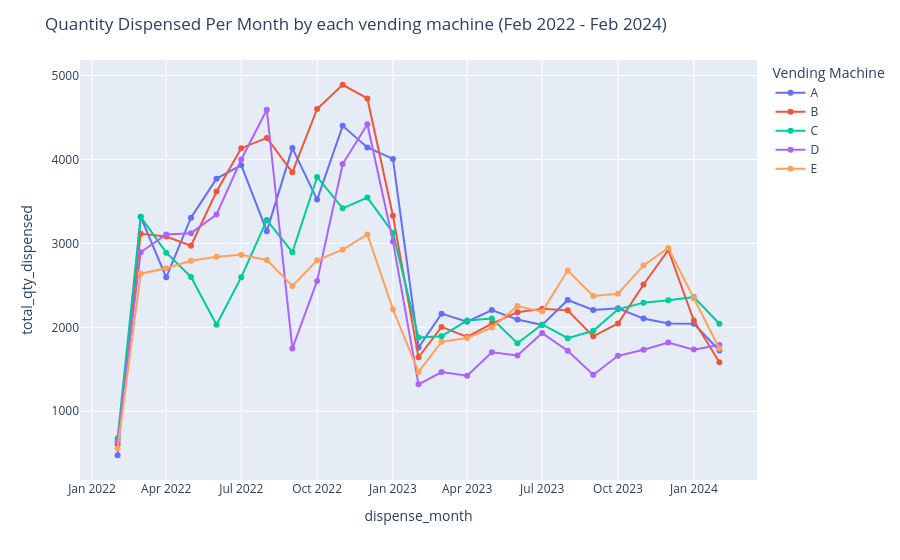

The code cell stored with this chart in its notebook:
### Code cell
# Line plot of Total Quantity Dispensed Per Month by each vending machine
import plotly.express as px

df = pd.concat([vminv_2022_df, vminv_2023_df, vminv_2024_df])
fig = px.line(
    df,
    x=df.index,
    y="total_qty_dispensed",
    color="device_id",
    markers=True
)
fig.update_layout(title="Quantity Dispensed Per Month by each vending machine\n(Feb 2022 - Feb 2024)",
                  legend_title_text="Vending Machine")
fig.show()

### Figure 1 — Plotly figure (JSON) as saved in the notebook; plotly's stock layout.template omitted (floating-point values rounded to 4 significant figures)
{"data": [{"hovertemplate": "device_id=A<br>dispense_month=%{x}<br>total_qty_dispensed=%{y}<extra></extra>", "legendgroup": "A", "line": {"color": "#636efa", "dash": "solid"}, "marker": {"symbol": "circle"}, "mode": "lines+markers", "name": "A", "orientation": "v", "showlegend": true, "type": "scatter", "x": ["2022-02-01T00:00:00", "2022-03-01T00:00:00", "2022-04-01T00:00:00", "2022-05-01T00:00:00", "2022-06-01T00:00:00", "2022-07-01T00:00:00", "2022-08-01T00:00:00", "2022-09-01T00:00:00", "2022-10-01T00:00:00", "2022-11-01T00:00:00", "2022-12-01T00:00:00", "2023-01-01T00:00:00", "2023-02-01T00:00:00", "2023-03-01T00:00:00", "2023-04-01T00:00:00", "2023-05-01T00:00:00", "2023-06-01T00:00:00", "2023-07-01T00:00:00", "2023-08-01T00:00:00", "2023-09-01T00:00:00", "2023-10-01T00:00:00", "2023-11-01T00:00:00", "2023-12-01T00:00:00", "2024-01-01T00:00:00", "2024-02-01T00:00:00"], "xaxis": "x", "y": [475, 3317, 2596, 3306, 3772, 3932, 3146, 4136, 3522, 4401, 4143, 4007, 1760, 2163, 2066, 2205, 2092, 2028, 2326, 2207, 2226, 2104, 2045, 2042, 1724], "yaxis": "y"}, {"hovertemplate": "device_id=B<br>dispense_month=%{x}<br>total_qty_dispensed=%{y}<extra></extra>", "legendgroup": "B", "line": {"color": "#EF553B", "dash": "solid"}, "marker": {"symbol": "circle"}, "mode": "lines+markers", "name": "B", "orientation": "v", "showlegend": true, "type": "scatter", "x": ["2022-02-01T00:00:00", "2022-03-01T00:00:00", "2022-04-01T00:00:00", "2022-05-01T00:00:00", "2022-06-01T00:00:00", "2022-07-01T00:00:00", "2022-08-01T00:00:00", "2022-09-01T00:00:00", "2022-10-01T00:00:00", "2022-11-01T00:00:00", "2022-12-01T00:00:00", "2023-01-01T00:00:00", "2023-02-01T00:00:00", "2023-03-01T00:00:00", "2023-04-01T00:00:00", "2023-05-01T00:00:00", "2023-06-01T00:00:00", "2023-07-01T00:00:00", "2023-08-01T00:00:00", "2023-09-01T00:00:00", "2023-10-01T00:00:00", "2023-11-01T00:00:00", "2023-12-01T00:00:00", "2024-01-01T00:00:00", "2024-02-01T00:00:00"], "xaxis": "x", "y": [603, 3115, 3083, 2972, 3619, 4135, 4257, 3847, 4602, 4891, 4728, 3330, 1643, 2005, 1886, 2045, 2180, 2221, 2202, 1892, 2046, 2510, 2921, 2081, 1583], "yaxis": "y"}, {"hovertemplate": "device_id=C<br>dispense_month=%{x}<br>total_qty_dispensed=%{y}<extra></extra>", "legendgroup": "C", "line": {"color": "#00cc96", "dash": "solid"}, "marker": {"symbol": "circle"}, "mode": "lines+markers", "name": "C", "orientation": "v", "showlegend": true, "type": "scatter", "x": ["2022-02-01T00:00:00", "2022-03-01T00:00:00", "2022-04-01T00:00:00", "2022-05-01T00:00:00", "2022-06-01T00:00:00", "2022-07-01T00:00:00", "2022-08-01T00:00:00", "2022-09-01T00:00:00", "2022-10-01T00:00:00", "2022-11-01T00:00:00", "2022-12-01T00:00:00", "2023-01-01T00:00:00", "2023-02-01T00:00:00", "2023-03-01T00:00:00", "2023-04-01T00:00:00", "2023-05-01T00:00:00", "2023-06-01T00:00:00", "2023-07-01T00:00:00", "2023-08-01T00:00:00", "2023-09-01T00:00:00", "2023-10-01T00:00:00", "2023-11-01T00:00:00", "2023-12-01T00:00:00", "2024-01-01T00:00:00", "2024-02-01T00:00:00"], "xaxis": "x", "y": [677, 3317, 2890, 2600, 2031, 2598, 3278, 2895, 3792, 3418, 3546, 3127, 1877, 1894, 2082, 2105, 1810, 2034, 1870, 1959, 2214, 2294, 2323, 2360, 2043], "yaxis": "y"}, {"hovertemplate": "device_id=D<br>dispense_month=%{x}<br>total_qty_dispensed=%{y}<extra></extra>", "legendgroup": "D", "line": {"color": "#ab63fa", "dash": "solid"}, "marker": {"symbol": "circle"}, "mode": "lines+markers", "name": "D", "orientation": "v", "showlegend": true, "type": "scatter", "x": ["2022-02-01T00:00:00", "2022-03-01T00:00:00", "2022-04-01T00:00:00", "2022-05-01T00:00:00", "2022-06-01T00:00:00", "2022-07-01T00:00:00", "2022-08-01T00:00:00", "2022-09-01T00:00:00", "2022-10-01T00:00:00", "2022-11-01T00:00:00", "2022-12-01T00:00:00", "2023-01-01T00:00:00", "2023-02-01T00:00:00", "2023-03-01T00:00:00", "2023-04-01T00:00:00", "2023-05-01T00:00:00", "2023-06-01T00:00:00", "2023-07-01T00:00:00", "2023-08-01T00:00:00", "2023-09-01T00:00:00", "2023-10-01T00:00:00", "2023-11-01T00:00:00", "2023-12-01T00:00:00", "2024-01-01T00:00:00", "2024-02-01T00:00:00"], "xaxis": "x", "y": [638, 2895, 3106, 3122, 3345, 4001, 4593, 1748, 2552, 3946, 4420, 3024, 1320, 1467, 1424, 1702, 1665, 1931, 1721, 1434, 1660, 1733, 1818, 1734, 1789], "yaxis": "y"}, {"hovertemplate": "device_id=E<br>dispense_month=%{x}<br>total_qty_dispensed=%{y}<extra></extra>", "legendgroup": "E", "line": {"color": "#FFA15A", "dash": "solid"}, "marker": {"symbol": "circle"}, "mode": "lines+markers", "name": "E", "orientation": "v", "showlegend": true, "type": "scatter", "x": ["2022-02-01T00:00:00", "2022-03-01T00:00:00", "2022-04-01T00:00:00", "2022-05-01T00:00:00", "2022-06-01T00:00:00", "2022-07-01T00:00:00", "2022-08-01T00:00:00", "2022-09-01T00:00:00", "2022-10-01T00:00:00", "2022-11-01T00:00:00", "2022-12-01T00:00:00", "2023-01-01T00:00:00", "2023-02-01T00:00:00", "2023-03-01T00:00:00", "2023-04-01T00:00:00", "2023-05-01T00:00:00", "2023-06-01T00:00:00", "2023-07-01T00:00:00", "2023-08-01T00:00:00", "2023-09-01T00:00:00", "2023-10-01T00:00:00", "2023-11-01T00:00:00", "2023-12-01T00:00:00", "2024-01-01T00:00:00", "2024-02-01T00:00:00"], "xaxis": "x", "y": [554, 2639, 2703, 2793, 2840, 2864, 2803, 2493, 2798, 2925, 3106, 2214, 1468, 1827, 1872, 1997, 2254, 2187, 2677, 2373, 2400, 2738, 2946, 2350, 1747], "yaxis": "y"}], "layout": {"legend": {"title": {"text": "Vending Machine"}, "tracegroupgap": 0}, "margin": {"t": 60}, "title": {"text": "Quantity Dispensed Per Month by each vending machine\n(Feb 2022 - Feb 2024)"}, "xaxis": {"anchor": "y", "domain": [0, 1], "title": {"text": "dispense_month"}}, "yaxis": {"anchor": "x", "domain": [0, 1], "title": {"text": "total_qty_dispensed"}}}}
